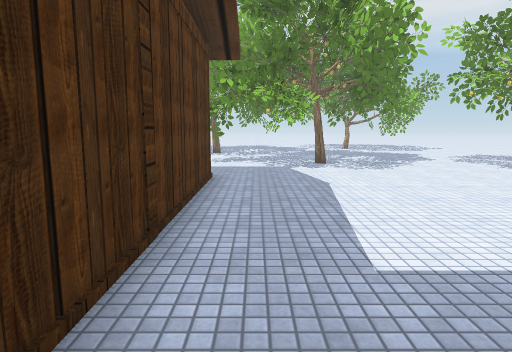
View 1 (above)

16 first-person views from a walk through a scene from a Unity 3-D project. The camera is 1.5 m above the floor, tilts 8° down and sees 75° across. The floor is counted in squares, 1 m on a side. Each view is taken from the middle of a square. On the plan, view 1 faces up. The plan holds only what a view shows up to about 15 squares ahead; the rest is blank. The place goes on beyond the plan. The player character is not drawn. Some surface patterns are stand-ins.

View 2
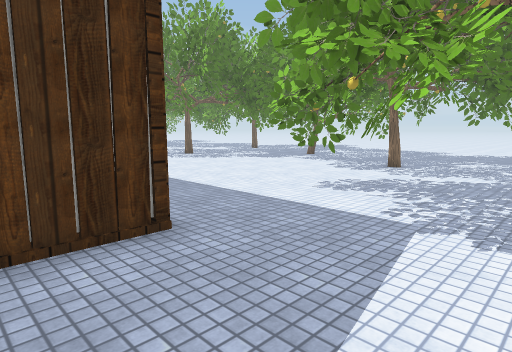

View 3
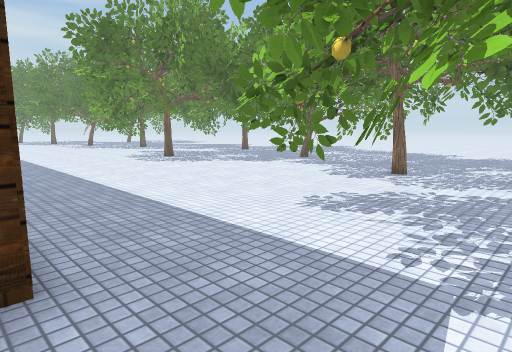

View 4
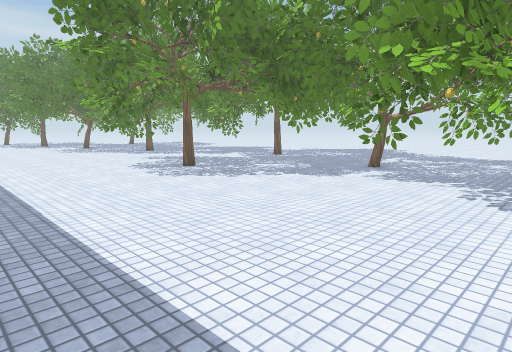

View 5
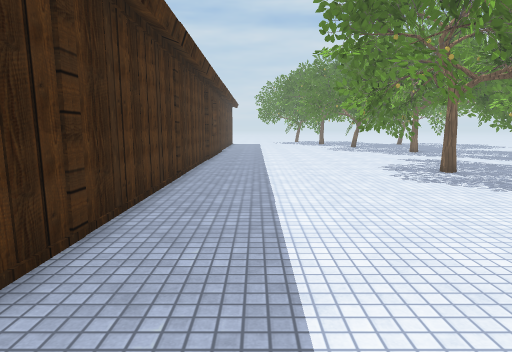

View 6
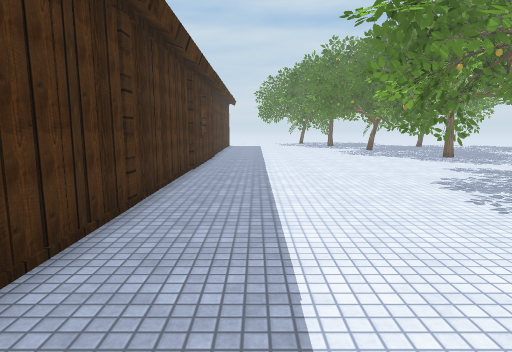

View 7
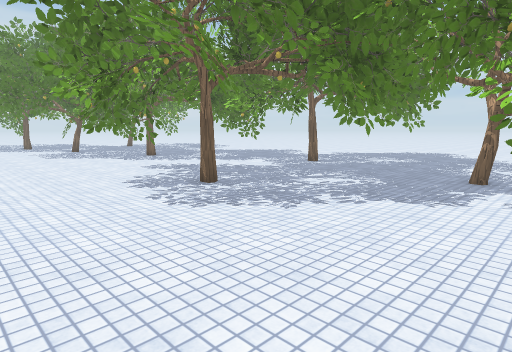

View 8
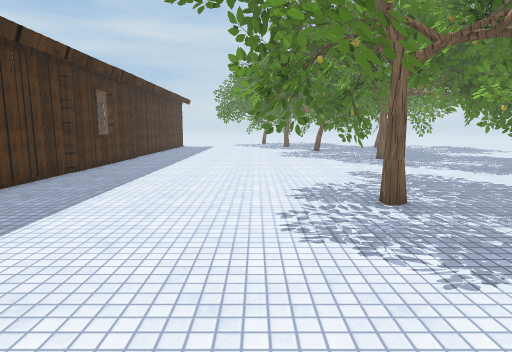

View 9
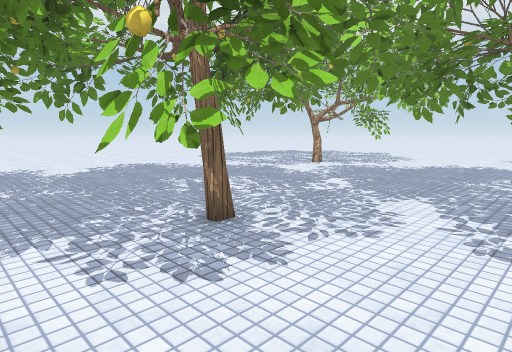

View 10
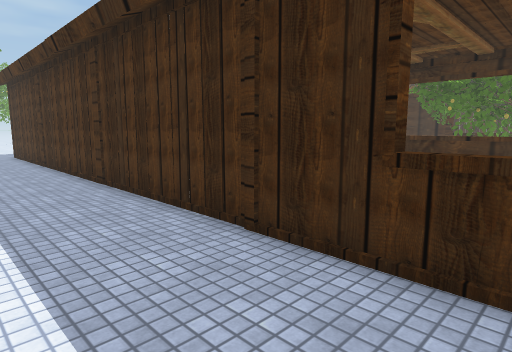

View 11
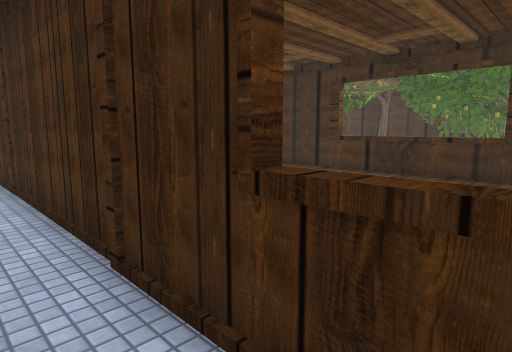

View 12
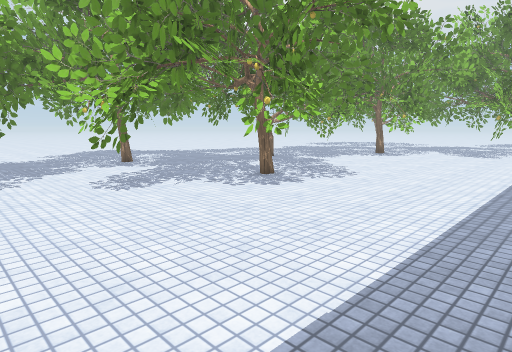

View 13
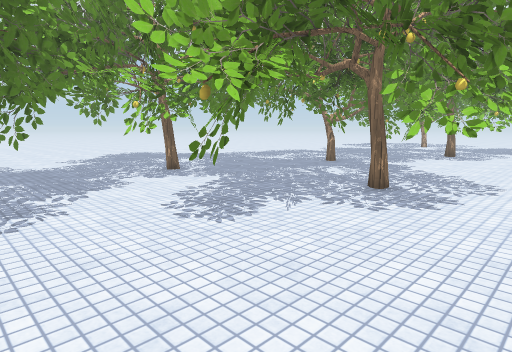

View 14
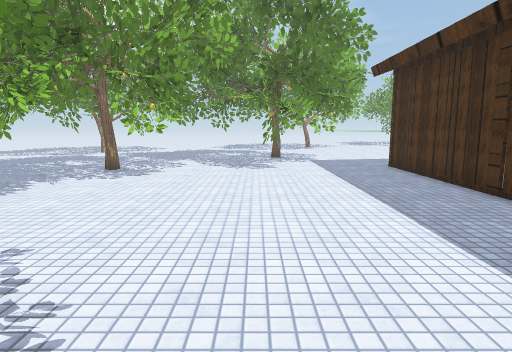

View 15
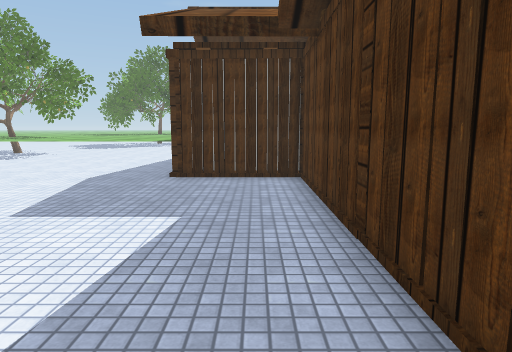

View 16
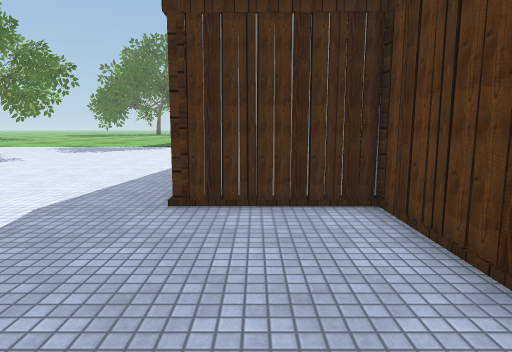

### Floor plan
Key: @ floor where view 1 was taken; # wall or solid block; . floor; = window, fence, low wall or low ledge; T tree.
Columns run from 23 left of view 1 to 3 right of it. Each row starts with its distance up from view 1.
 24  ..T.T....TTT...TT.....TT..
 23  ...........T... TT......T.
 22 ...........T...TT...T ...T.
 21 ....T........TTT..T..T.....
 20 ..TTT...T.........T......T.
 19 ...T..T...........T........
 18 ......T............T.......
 17 ......TT..................
 16 .....................TT...
 15 ....................TTT...T
 14 ....................T..T...
 13 ........................T..
 12 ........................T..
 11 #=#####################....
 10 #####                 #....
  9                       #....
  8                       #....
  7                       #....
  6                       #....
  5                       #....
  4                       #....
  3                       #....
  2  ........             #....
  1  #====####            #....
  0                       #@...
 -1                       # ...
 -2                        ####
 -3
 -4
 -5
 -6
 -7      TT
 -8       TT
 -9       T

Where each view was taken, in squares from view 1:
view 1: 0 up, 0 right, facing up
view 2: 8 up, 3 right, facing up-left
view 3: 10 up, 2 right, facing up-left
view 4: 12 up, 3 left, facing up-left
view 5: 13 up, 3 left, facing left
view 6: 13 up, 7 left, facing left
view 7: 14 up, 7 left, facing up-left
view 8: 17 up, 8 left, facing left
view 9: 17 up, 6 left, facing up-right
view 10: 14 up, 23 left, facing down-right
view 11: 12 up, 23 left, facing down-right
view 12: 12 up, 23 left, facing up-right
view 13: 16 up, 23 left, facing up-right
view 14: 16 up, 15 left, facing right
view 15: 9 up, 0 right, facing down
view 16: 5 up, 1 right, facing down
